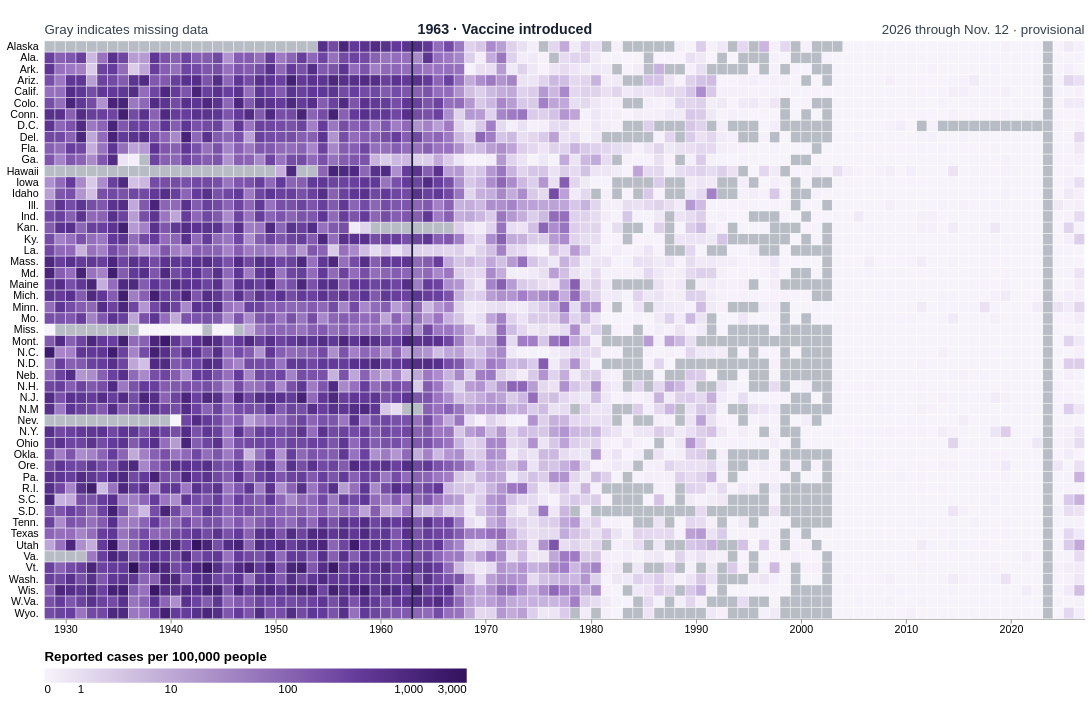

Write the Vega-Lite specification saved for this chart.
### Vega-Lite specification from a JSON file in a GitHub repository (floating-point values rounded to 4 significant figures; data arrays with more than 128 entries replaced by an {"elided": "..."} marker saying what was removed)
{"$schema": "https://vega.github.io/schema/vega-lite/v5.json", "description": "Reported measles cases per 100,000 people by state and year. Source: Wall Street Journal, Battling Infectious Diseases in the 20th Century (2015).", "usermeta": {"dataSource": "https://graphics.wsj.com/infectious-diseases-and-vaccines/data/datum.json", "2013–2022": "https://ourworldindata.org/grapher/reported-measles-case-rate-by-state-in-the-united-states", "2023": "No comparable state-level series included.", "2024–2026": "https://www.cdc.gov/wcms/vizdata/measles/MeaslesCasesMap.json", "populationSource": "https://www.census.gov/data/datasets/time-series/demo/popest/2020s-state-total.html", "2026Note": "Through November 12, 2026. Uses 2025 population estimates. New York includes NYC. Cases without a state assignment are excluded.", "paletteNote": "Purple symmetric logarithmic scale to make low recent rates visible alongside historical rates.", "stateOrderSource": "https://graphics.wsj.com/infectious-diseases-and-vaccines/js/script.min.js"}, "width": 1170, "height": 650, "padding": {"top": 25, "left": 6, "right": 6, "bottom": 6}, "background": "white", "data": {"values": {"elided": "5049 records"}}, "layer": [{"transform": [{"filter": "!isValid(datum.rate)"}], "mark": {"type": "rect", "color": "#b8bdc5", "stroke": "white", "strokeWidth": 0.45}, "encoding": {"x": {"field": "year", "type": "quantitative", "scale": {"domain": [1928, 2027], "nice": false}, "axis": {"title": null, "values": [1930, 1940, 1950, 1960, 1970, 1980, 1990, 2000, 2010, 2020], "format": "d", "grid": false}}, "x2": {"field": "nextYear"}, "y": {"field": "state", "type": "ordinal", "sort": ["Alaska", "Ala.", "Ark.", "Ariz.", "Calif.", "Colo.", "Conn.", "D.C.", "Del.", "Fla.", "Ga.", "Hawaii", "Iowa", "Idaho", "Ill.", "Ind.", "Kan.", "Ky.", "La.", "Mass.", "Md.", "Maine", "Mich.", "Minn.", "Mo.", "Miss.", "Mont.", "N.C.", "N.D.", "Neb.", "N.H.", "N.J.", "N.M", "Nev.", "N.Y.", "Ohio", "Okla.", "Ore.", "Pa.", "R.I.", "S.C.", "S.D.", "Tenn.", "Texas", "Utah", "Va.", "Vt.", "Wash.", "Wis.", "W.Va.", "Wyo."], "scale": {"paddingInner": 0, "paddingOuter": 0}, "axis": {"title": null, "labelPadding": 7, "ticks": false, "domain": false}}, "tooltip": [{"field": "state", "type": "nominal"}, {"field": "year", "type": "ordinal"}, {"datum": "No data", "title": "Rate"}]}}, {"transform": [{"filter": "isValid(datum.rate)"}], "mark": {"type": "rect", "stroke": "white", "strokeWidth": 0.45}, "encoding": {"x": {"field": "year", "type": "quantitative", "scale": {"domain": [1928, 2027], "nice": false}, "axis": {"title": null, "values": [1930, 1940, 1950, 1960, 1970, 1980, 1990, 2000, 2010, 2020], "format": "d", "grid": false}}, "x2": {"field": "nextYear"}, "y": {"field": "state", "type": "ordinal", "sort": ["Alaska", "Ala.", "Ark.", "Ariz.", "Calif.", "Colo.", "Conn.", "D.C.", "Del.", "Fla.", "Ga.", "Hawaii", "Iowa", "Idaho", "Ill.", "Ind.", "Kan.", "Ky.", "La.", "Mass.", "Md.", "Maine", "Mich.", "Minn.", "Mo.", "Miss.", "Mont.", "N.C.", "N.D.", "Neb.", "N.H.", "N.J.", "N.M", "Nev.", "N.Y.", "Ohio", "Okla.", "Ore.", "Pa.", "R.I.", "S.C.", "S.D.", "Tenn.", "Texas", "Utah", "Va.", "Vt.", "Wash.", "Wis.", "W.Va.", "Wyo."], "scale": {"paddingInner": 0, "paddingOuter": 0}, "axis": {"title": null, "labelPadding": 7, "ticks": false, "domain": false}}, "color": {"field": "rate", "type": "quantitative", "scale": {"type": "symlog", "constant": 1, "domain": [0, 3000], "range": ["#f7f3fb", "#d8c9e8", "#9d78c2", "#633a99", "#32115e"]}, "legend": {"title": "Reported cases per 100,000 people", "orient": "bottom", "titleLimit": 475, "gradientLength": 475, "values": [0, 1, 10, 100, 1000, 3000]}}, "tooltip": [{"field": "state", "type": "nominal"}, {"field": "year", "type": "ordinal"}, {"field": "rate", "type": "quantitative", "format": ",.2f", "title": "Reported cases per 100,000"}]}}, {"data": {"values": [{}]}, "mark": {"type": "rule", "color": "#172033", "strokeWidth": 2}, "encoding": {"x": {"datum": 1963, "type": "quantitative", "scale": {"domain": [1928, 2027], "nice": false}}}}, {"data": {"values": [{}]}, "mark": {"type": "text", "align": "left", "baseline": "bottom", "dx": 6, "fontSize": 16, "fontWeight": "bold", "color": "#172033"}, "encoding": {"x": {"datum": 1963, "type": "quantitative", "scale": {"domain": [1928, 2027], "nice": false}}, "y": {"value": -5}, "text": {"value": "1963 · Vaccine introduced"}}}, {"data": {"values": [{}]}, "mark": {"type": "text", "align": "left", "baseline": "bottom", "fontSize": 15, "color": "#374151"}, "encoding": {"x": {"value": 0}, "y": {"value": -5}, "text": {"value": "Gray indicates missing data"}}}, {"data": {"values": [{}]}, "mark": {"type": "text", "align": "right", "baseline": "bottom", "fontSize": 15, "color": "#374151"}, "encoding": {"x": {"value": 1170}, "y": {"value": -5}, "text": {"value": "2026 through Nov. 12 · provisional"}}}], "config": {"axis": {"labelFontSize": 12}, "legend": {"labelFontSize": 13, "titleFontSize": 15}, "view": {"stroke": null}}}
